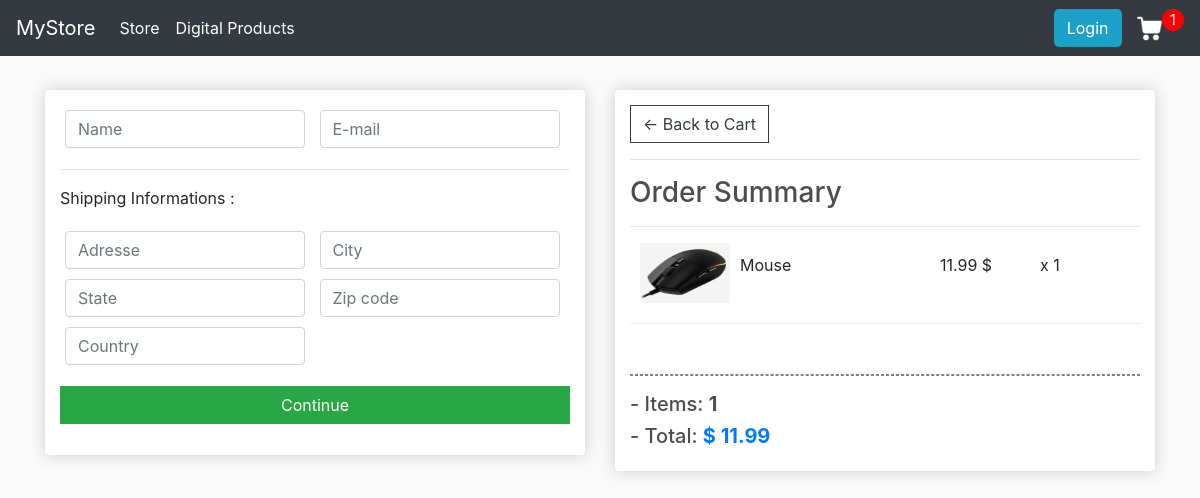
/checkout/ (signed in), run on an earlier commit of the app's database.
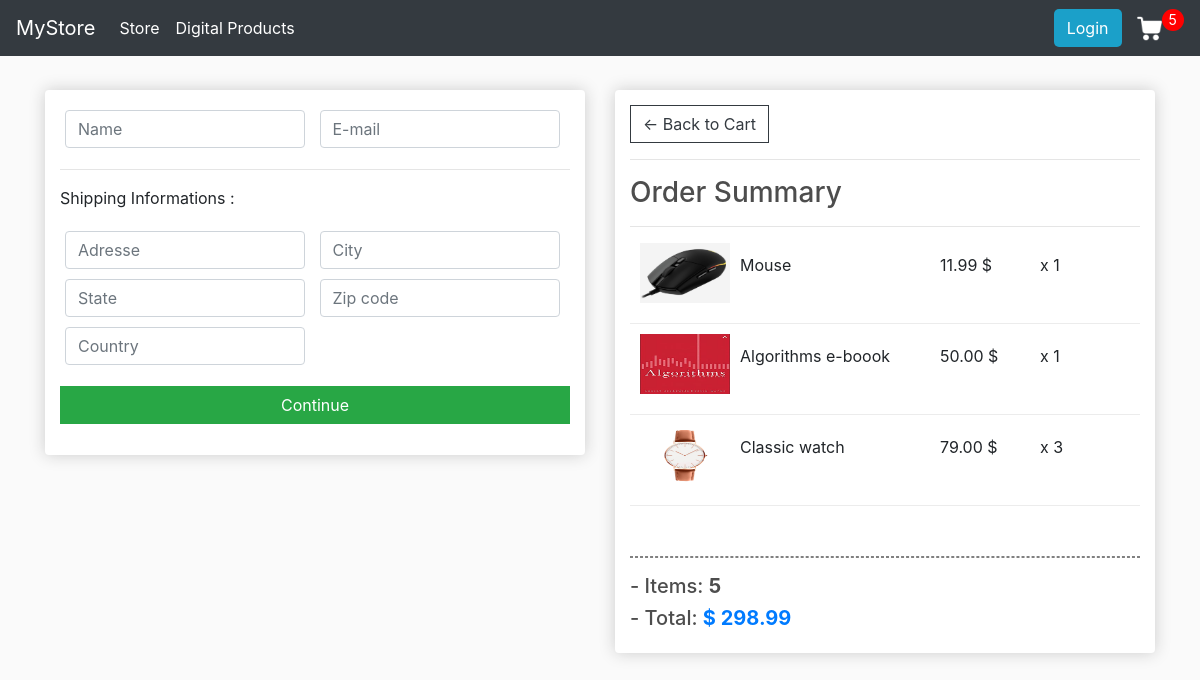
And on a later commit of the database.
### store/models.py (models this page shows, shortened)
class OrderItem(models.Model):
    product = models.ForeignKey(Product, on_delete=models.SET_NULL, null=True)
    order = models.ForeignKey(Order, on_delete=models.SET_NULL, null=True)
    quantity = models.IntegerField(default=0, null=True, blank=True)
    date_added = models.DateField(auto_now_add=True)
    @property
    def get_total(self):
        return self.product.price * self.quantity

class Product(models.Model):
    name = models.CharField(max_length=50)
    price = models.DecimalField(max_digits=6, decimal_places=2)
    digital = models.BooleanField(default=False, null=True, blank=False)
    image = models.ImageField(null=False, blank=True)
    @property
    def imageURL(self):
        try:
            url = self.image.url
        except:
            url = ''
        return url

class Order(models.Model):
    customer = models.ForeignKey(Customer, on_delete=models.SET_NULL, null=True, blank=True)
    date_ordered = models.DateField(auto_now_add=True)
    complete = models.BooleanField(default=False)
    transaction_id = models.CharField(max_length=100)
    @property
    def shipping(self):
        return False in [o.product.digital for o in self.orderitem_set.all()]
    @property
    def get_cart_total(self):
        orderitems = self.orderitem_set.all()
        total = sum([item.get_total for item in orderitems])
        return total
    @property
    def get_cart_items(self):
        orderitems = self.orderitem_set.all()
        total = sum([item.quantity for item in orderitems])
        return total

### store/views.py (the view)
# urls.py: path("checkout/", views.checkout, name="checkout"),
def checkout(request):
	user_data = cartData(request)
	items = user_data.get('items')
	order = user_data.get('order')
	cartItems = user_data.get('cartItems')
	context = {
        'items':items,
        'order':order,
        'cartItems':cartItems
    }
	return render(request, 'store/checkout.html', context)

### store/utils.py (called while the page is built)
def cartData(request) :
    if request.user.is_authenticated:
        customer = request.user.customer
        order, created = Order.objects.get_or_create(customer=customer, complete=False)
        items = order.orderitem_set.all()
        cartItems = order.get_cart_items
    else:
        cookieData = cookieCart(request)
        items = cookieData.get('items')
        order = cookieData.get('order')
        cartItems = cookieData.get('cartItems')
    return {
        'items':items,
        'order':order,
        'cartItems':cartItems
    }

### store/templates/store/checkout.html (shortened to what this page needs)
{% extends 'store/main.html' %}
{% load static %}
{% block content %}
<div class="row">
    <div class="col-lg-6">
        <div class="box-element" id="form-wrapper">
            <form id="form">
                <div id="user-info">
                    <div class="form-field">
                        <input class="form-control" type="text" name="name" placeholder="Name" required>
                    </div>
                    <div class="form-field">
                        <input class="form-control" type="email" name="email" placeholder="E-mail" required>
                    </div>
                </div>
                <div id="shipping-info">
                    <hr>
                    <p>Shipping Informations :</p>
                    <div class="form-field">
                        <input class="form-control" type="text" name="address" placeholder="Adresse">
                    </div>
                    <div class="form-field">
                        <input class="form-control" type="text" name="city" placeholder="City">
                    </div>
                    <div class="form-field">
                        <input class="form-control" type="text" name="state" placeholder="State">
                    </div>
                    <div class="form-field">
                        <input class="form-control" type="text" name="zipcode" placeholder="Zip code">
                    </div>
                    <div class="form-field">
                        <input class="form-control" type="text" name="country" placeholder="Country">
                    </div>
                </div>
                <input id="form-button" class="btn btn-success btn-block my-3" type="submit" value="Continue">
            </form>
        </div>
        <br>
        <br>
    </div>
    <div class="col-lg-6">
        <div class="box-element">
            <a  class="btn btn-outline-dark" href="{% url 'cart' %}">&#x2190; Back to Cart</a>
            <hr>
            <h3>Order Summary</h3>
            <hr>
            {% for item in items %}
            <div class="cart-row">
                <div style="flex:1;padding: 5px"><img style="width:100%" class="row-image" src="{{item.product.imageURL}}"></div>
                <div style="flex:2"><p> {{item.product.name|capfirst}} </p></div>
                <div style="flex:1"><p> {{item.product.price|floatformat:2}} $ </p></div>
                <div style="flex:1"><p>x {{item.quantity}} </p></div>
            </div>
            {% endfor %}
            <br><hr style="border: 1.5px dashed gray"/>
            <h5> - Items: <strong> {{order.get_cart_items}} </strong></h5>
            <h5> - Total: <strong class="text-primary">$ {{order.get_cart_total|floatformat:2}} </strong></h5>
        </div>
    </div>
{% endblock content %}

What changed in the data, as far as the page shows it:
added OrderItem: product.imageURL (picture), product.name "Algorithms e-boook", product.price "50.00", quantity "1"
added OrderItem: product.imageURL (picture), product.name "Classic watch", product.price "79.00", quantity "3"
computed for Order: get_cart_items "1" → "5"; get_cart_total "11.99" → "298.99"
Also different on the page:
{{ cartItems }}: "1" → "5"
